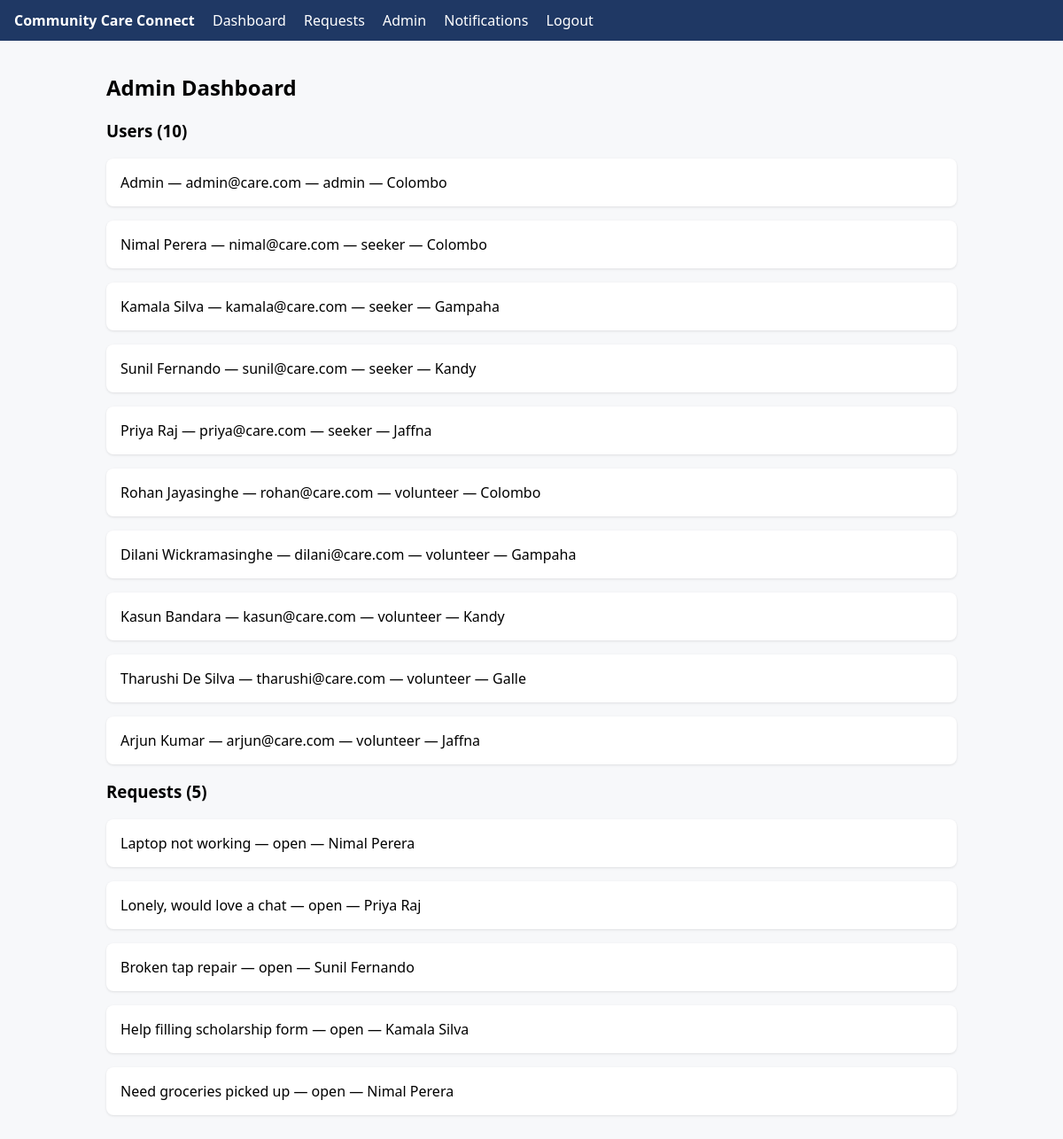
The page /admin (signed in) on the database its author committed.
### app/domain/models.py (models this page shows, shortened)
class User(UserMixin, db.Model):
    __tablename__ = "users"
    id = db.Column(db.Integer, primary_key=True)
    name = db.Column(db.String(100), nullable=False)
    email = db.Column(db.String(120), unique=True, nullable=False)
    password_hash = db.Column(db.String(255), nullable=False)
    role = db.Column(db.String(20), nullable=False, default="seeker")  # seeker/volunteer/admin
    location = db.Column(db.String(120), default="")
    created_at = db.Column(db.DateTime, default=datetime.utcnow)
    @property
    def is_admin(self):
        return self.role == "admin"

class HelpRequest(db.Model):
    __tablename__ = "help_requests"
    id = db.Column(db.Integer, primary_key=True)
    seeker_id = db.Column(db.Integer, db.ForeignKey("users.id"), nullable=False)
    title = db.Column(db.String(120), nullable=False)
    description = db.Column(db.Text, default="")
    category = db.Column(db.String(50), default="general")
    urgency = db.Column(db.String(20), default="normal")
    location = db.Column(db.String(120), default="")
    status = db.Column(db.String(20), default="open")  # open/assigned/in_progress/completed
    assigned_volunteer_id = db.Column(db.Integer, db.ForeignKey("users.id"), nullable=True)
    created_at = db.Column(db.DateTime, default=datetime.utcnow)
    seeker = db.relationship("User", foreign_keys=[seeker_id], backref="requests_made")
    volunteer = db.relationship("User", foreign_keys=[assigned_volunteer_id])

### app/presentation/admin_routes.py (the view)
@admin_bp.route("/admin")
@login_required
def admin_dashboard():
    if not admin_only():
        flash("Admin only", "danger")
        return redirect(url_for("requests.dashboard"))
    users = UserRepo.all_users()
    reqs = RequestRepo.all_requests()
    return render_template("admin.html", users=users, reqs=reqs)

### app/data/repositories.py (called while the page is built)
    @staticmethod
    def get_by_id(uid):
        return User.query.get(uid)

    @staticmethod
    def all_users():
        return User.query.all()

    @staticmethod
    def all_requests():
        return HelpRequest.query.order_by(HelpRequest.created_at.desc()).all()

### app/presentation/admin_routes.py (called while the page is built)
def admin_only():
    return current_user.is_authenticated and current_user.is_admin

### app/presentation/templates/admin.html
{% extends "base.html" %}
{% block content %}
<h2>Admin Dashboard</h2>
<h3>Users ({{ users|length }})</h3>
{% for u in users %}<div class="card">{{ u.name }} — {{ u.email }} — {{ u.role }} — {{ u.location }}</div>{% endfor %}
<h3>Requests ({{ reqs|length }})</h3>
{% for r in reqs %}<div class="card">{{ r.title }} — {{ r.status }} — {{ r.seeker.name }}</div>{% endfor %}
{% endblock %}

### app/presentation/templates/base.html (style rules this page uses)
body { font-family: system-ui, sans-serif; margin: 0; background:#f7f8fa; }
.card { background:#fff; border-radius:8px; padding:1rem; margin:1rem 0; box-shadow:0 1px 3px rgba(0,0,0,.1); }

### rows shown on the page
User: name "Admin", email "admin@care.com", role "admin", location "Colombo"
User: name "Nimal Perera", email "nimal@care.com", role "seeker", location "Colombo"
User: name "Kamala Silva", email "kamala@care.com", role "seeker", location "Gampaha"
User: name "Sunil Fernando", email "sunil@care.com", role "seeker", location "Kandy"
User: name "Priya Raj", email "priya@care.com", role "seeker", location "Jaffna"
User: name "Rohan Jayasinghe", email "rohan@care.com", role "volunteer", location "Colombo"
User: name "Dilani Wickramasinghe", email "dilani@care.com", role "volunteer", location "Gampaha"
User: name "Kasun Bandara", email "kasun@care.com", role "volunteer", location "Kandy"
User: name "Tharushi De Silva", email "tharushi@care.com", role "volunteer", location "Galle"
User: name "Arjun Kumar", email "arjun@care.com", role "volunteer", location "Jaffna"
HelpRequest: title "Laptop not working", status "open", seeker.name "Nimal Perera"
HelpRequest: title "Lonely, would love a chat", status "open", seeker.name "Priya Raj"
HelpRequest: title "Broken tap repair", status "open", seeker.name "Sunil Fernando"
HelpRequest: title "Help filling scholarship form", status "open", seeker.name "Kamala Silva"
HelpRequest: title "Need groceries picked up", status "open", seeker.name "Nimal Perera"

### other values the page prints
{{ users|length }} "10"
{{ reqs|length }} "5"
